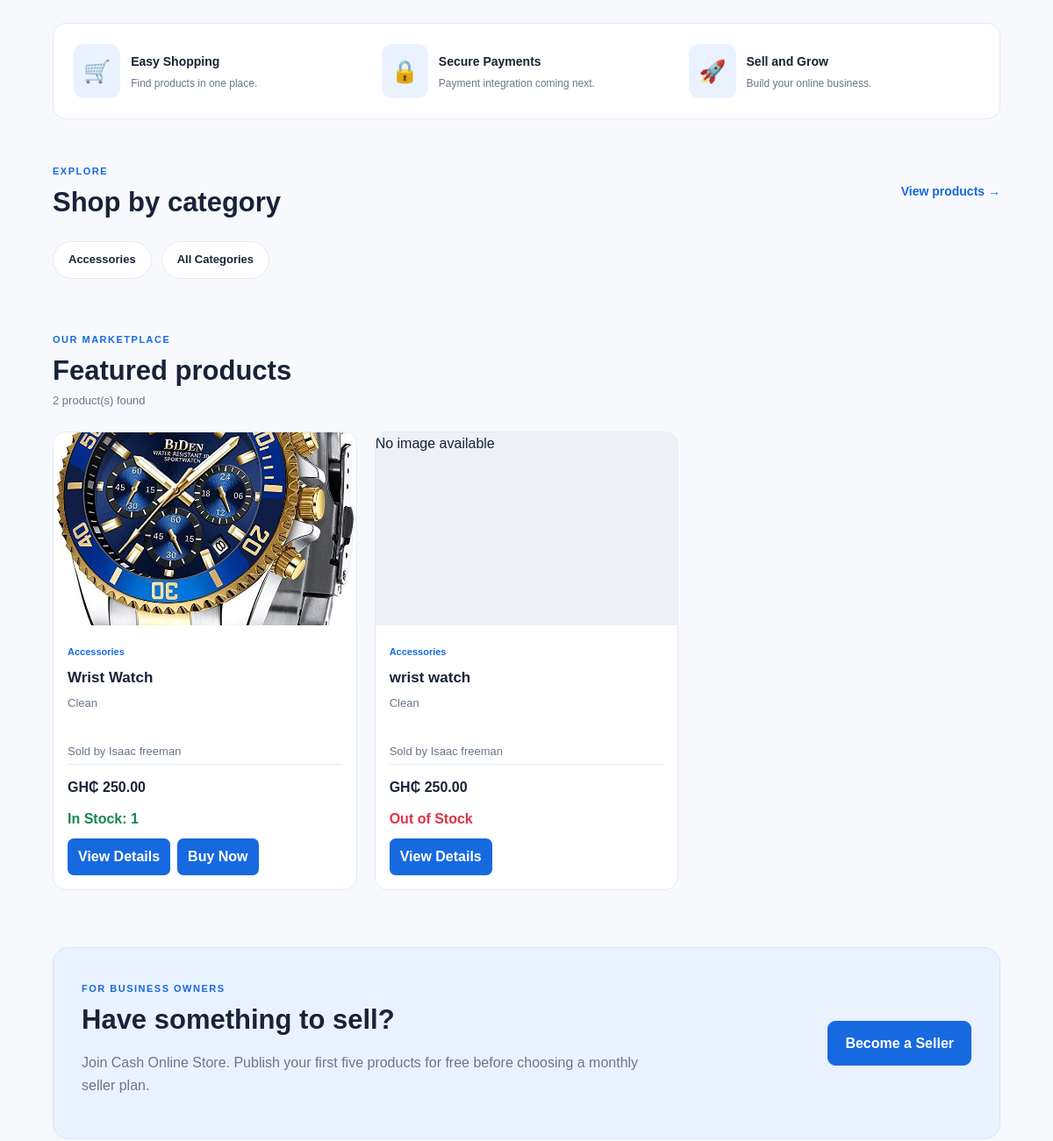
Before: / (middle part) with the older database file.
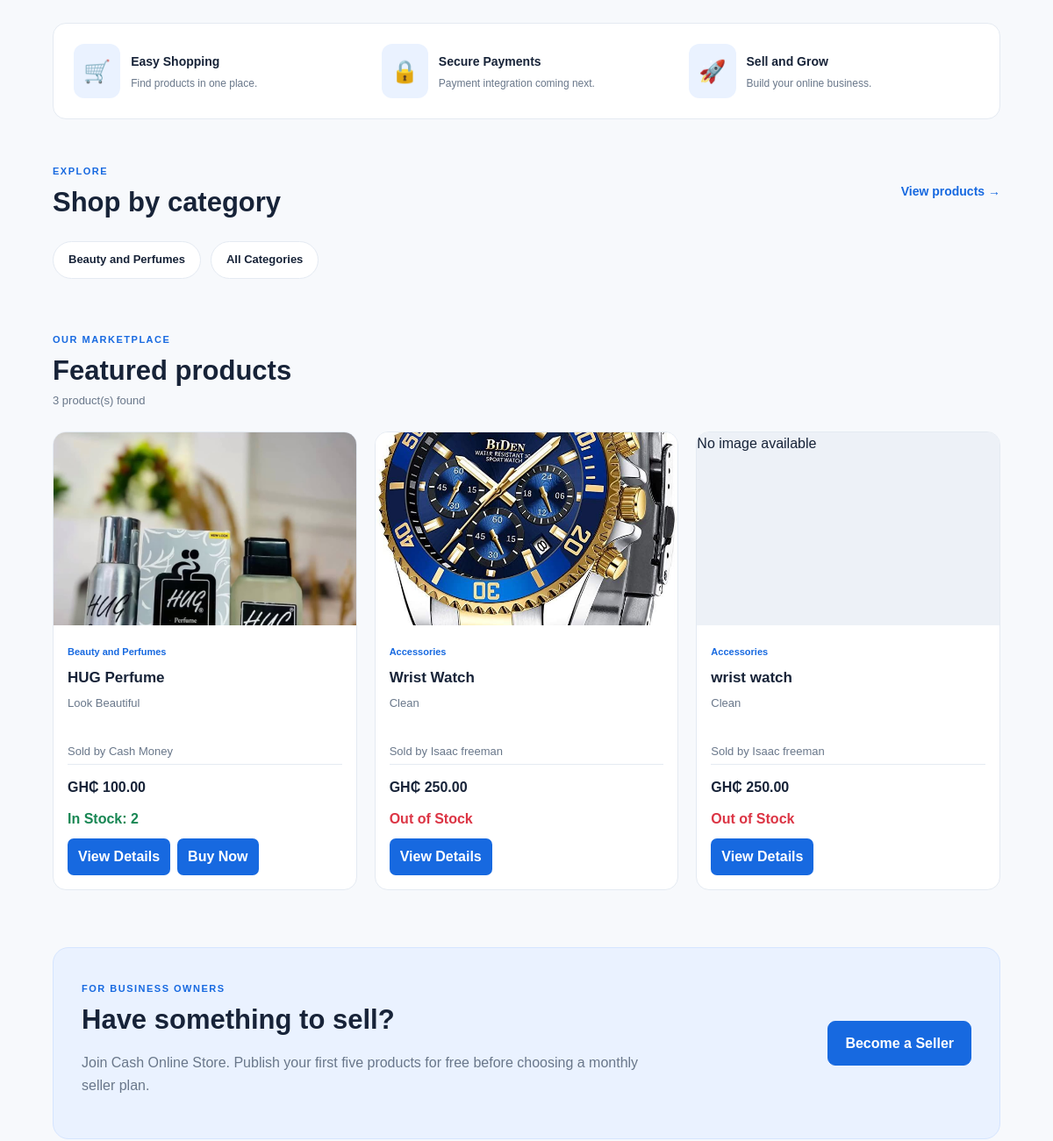
After: the same page with the newer database file.
### tables this page shows
CREATE TABLE products (
            id INTEGER PRIMARY KEY AUTOINCREMENT,
            seller_id INTEGER NOT NULL,
            name TEXT NOT NULL,
            category TEXT NOT NULL,
            price REAL NOT NULL CHECK(price >= 0),
            quantity INTEGER NOT NULL DEFAULT 1 CHECK(quantity >= 0),
            image TEXT,
            description TEXT,
            created_at TIMESTAMP DEFAULT CURRENT_TIMESTAMP,
            FOREIGN KEY (seller_id) REFERENCES users(id)
        );

CREATE TABLE users (
            id INTEGER PRIMARY KEY AUTOINCREMENT,
            name TEXT NOT NULL,
            email TEXT NOT NULL UNIQUE,
            password_hash TEXT NOT NULL,
            role TEXT NOT NULL CHECK(role IN ('buyer', 'seller')),
            created_at TIMESTAMP DEFAULT CURRENT_TIMESTAMP
        );

### app.py (the view, shortened to what this page needs)
@app.route("/")
def home():
    search = request.args.get("q", "").strip()
    category = request.args.get("category", "").strip()
    query = """
        SELECT
            p.*,
            u.name AS seller_name
        FROM products p
        JOIN users u ON u.id = p.seller_id
        WHERE u.role = 'seller'
    """
    parameters = []
    if category:
        query += " AND p.category = ?"
        parameters.append(category)
    query += " ORDER BY p.created_at DESC, p.id DESC"
    connection = get_db_connection()
    try:
        products = connection.execute(
            query, parameters
        ).fetchall()
        categories = connection.execute("""
            SELECT DISTINCT category
            FROM products
            WHERE quantity > 0
            ORDER BY category
        """).fetchall()
    finally:
        connection.close()
    return render_template(
        "index.html",
        products=products,
        categories=categories,
        search=search,
        selected_category=category
    )

### app.py (called while the page is built)
def get_db_connection():
    connection = sqlite3.connect(DATABASE)
    connection.row_factory = sqlite3.Row
    return connection

### templates/index.html (shortened to what the changed rows need)
<!DOCTYPE html>
<html lang="en">
<head>
    <link rel="stylesheet"
          href="{{ url_for('static', filename='style.css') }}">
</head>
<body>
<main>
    <section id="categories" class="section">
        <div class="section-heading">
            <div>
                <h2>Shop by category</h2>
            </div>
        </div>
        <div class="category-list">
            {% for category in categories %}
                <a
                    class="category-chip {% if selected_category|lower == category['category']|lower %}active{% endif %}"
                    href="{{ url_for('home', q=search, category=category['category']) }}">
                    {{ category['category'] }}
                </a>
            {% endfor %}
            <a class="category-chip"
               href="{{ url_for('home', q=search) }}">
                All Categories
            </a>
        </div>
    </section>
    <section id="products" class="section">
        <div class="section-heading">
            <div>
                <span class="eyebrow">OUR MARKETPLACE</span>
                <h2>
                    {% if search %}
                        Search results
                    {% elif selected_category %}
                        {{ selected_category }}
                    {% else %}
                        Featured products
                    {% endif %}
                </h2>
                <p class="muted">
                    {{ products|length }} product(s) found
                </p>
            </div>
        </div>
        {% if products %}
            <div class="product-grid">
                {% for product in products %}
                    <article class="product-card">
                        <a class="product-image"
                           href="{{ url_for('product_detail', product_id=product['id']) }}">
                            {% if product['image'] %}
                                <img
                                    src="{{ product['image'] }}"
                                    alt="{{ product['name'] }}"
                                    loading="lazy">
                            {% else %}
                                <span>No image available</span>
                            {% endif %}
                        </a>
                        <div class="product-info">
                            <span class="product-category">
                                {{ product['category'] }}
                            </span>
                            <h3>
                                <a href="{{ url_for('product_detail', product_id=product['id']) }}">
                                    {{ product['name'] }}
                                </a>
                            </h3>
                            <p class="product-description">
                                {{ product['description'] or 'No description provided.' }}
                            </p>
                            <p class="muted">
                                Sold by
                                <a href="{{ url_for('seller_profile', seller_id=product['seller_id']) }}">
                                    {{ product['seller_name'] }}
                                </a>
                            </p>
                            <div class="product-bottom">
                                <strong class="price">
                                    GH₵ {{ "%.2f"|format(product['price']) }}
                                </strong>
                            </div>
                            {% if product['quantity'] > 0 %}
                                <p class="stock-available">
                                    In Stock: {{ product['quantity'] }}
                                </p>
                                <div class="product-actions">
                                    <a
                                        class="add-button"
                                        href="{{ url_for('product_detail', product_id=product['id']) }}">
                                        View Details
                                    </a>
                                    <a
                                        class="add-button"
                                        href="{{ url_for('buy_product', product_id=product['id']) }}">
                                        Buy Now
                                    </a>
                                </div>
                            {% else %}
                                <p class="stock-out">
                                    Out of Stock
                                </p>
                                <div class="product-actions">
                                    <a
                                        class="add-button"
                                        href="{{ url_for('product_detail', product_id=product['id']) }}">
                                        View Details
                                    </a>
                                </div>
                            {% endif %}
                        </div>
                    </article>
                {% endfor %}
            </div>
        {% endif %}
    </section>
    <section id="sell" class="seller-banner">
        <div>
            <h2>Have something to sell?</h2>
        </div>
    </section>
</main>
</body>
</html>

Changed rows visible on the page:
added products: image (picture), category "Beauty and Perfumes", name "HUG Perfume", description "Look Beautiful", seller_name "Cash Money", price "100.00", quantity "2"
changed products "Wrist Watch": quantity "1" → (not shown); quantity "In Stock: Buy Now" → "Out of Stock"
Other visible differences:
{{ products|length }}: "2" → "3"
new list line: "Beauty and Perfumes"
list line gone: "Accessories"
